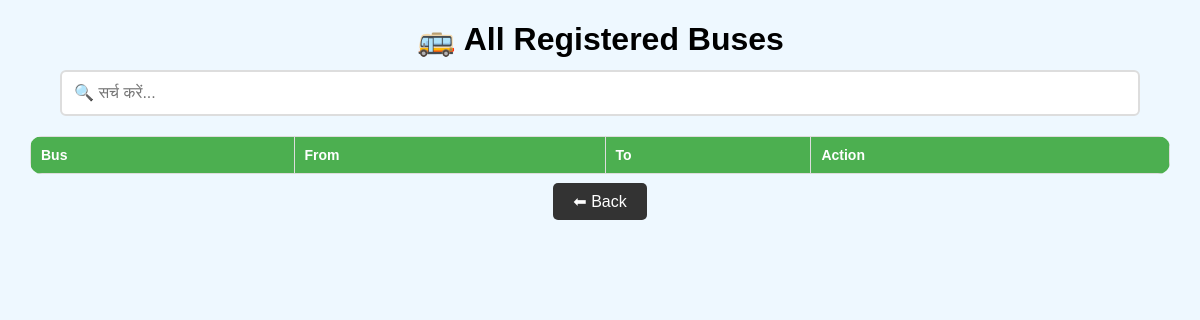
/view-buses, run on an earlier commit of the app's database.
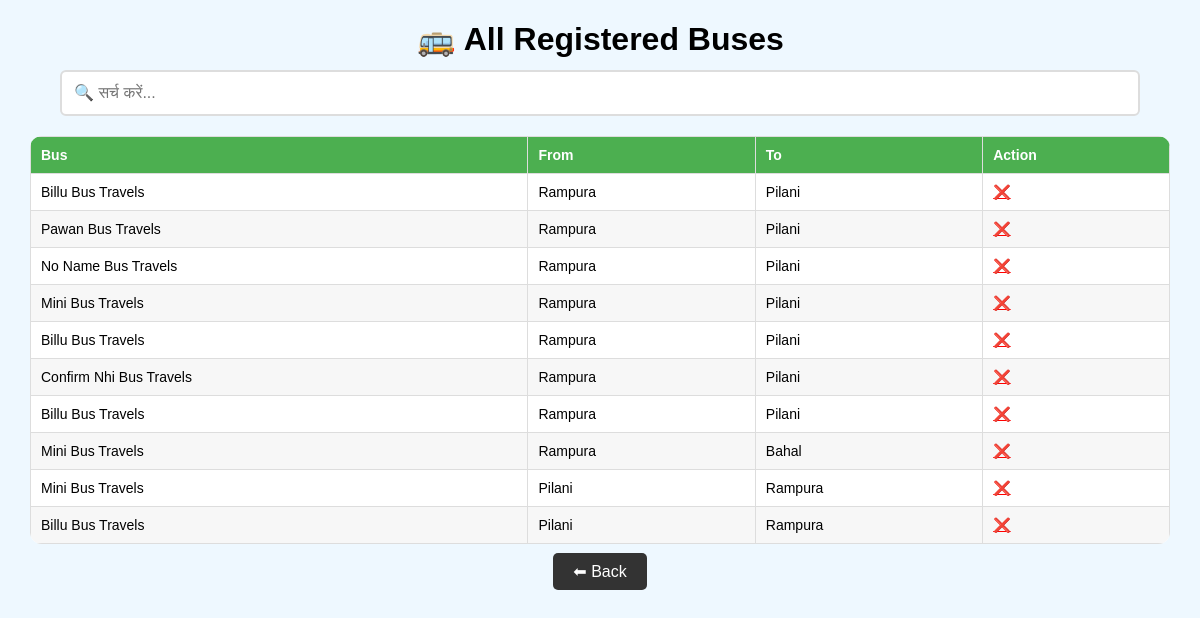
And on a later commit of the database.
### tables this page shows
CREATE TABLE buses (
        id INTEGER PRIMARY KEY AUTOINCREMENT,
        boarding TEXT,
        destination TEXT,
        bus_name TEXT,
        departure_time TEXT,
        route TEXT
    );

### tempCodeRunnerFile.py (the view)
@app.route("/view-buses")
def view_buses():
    conn = get_db_connection()
    all_buses = conn.execute("SELECT * FROM buses").fetchall()
    conn.close()
    return render_template("view_buses.html", buses=all_buses)

### tempCodeRunnerFile.py (called while the page is built)
def get_db_connection():
    conn = sqlite3.connect("database.db")
    conn.row_factory = sqlite3.Row
    return conn

### templates/view_buses.html (shortened to what this page needs)
<!DOCTYPE html>
<html>
<head>
    <link rel="stylesheet" href="{{ url_for('static', filename='style.css') }}">
</head>
<body>
    <div class="container">
        <h1>🚌 All Registered Buses</h1>
        <input type="text" id="busSearchInput" class="search-input" onkeyup="filterBuses()" placeholder="🔍 सर्च करें...">
        <table class="admin-table" id="busesTable">
            <thead>
                <tr>
                    <th>Bus</th>
                    <th>From</th>
                    <th>To</th>
                    <th>Action</th>
                </tr>
            </thead>
            <tbody>
                {% for bus in buses %}
                <tr>
                    <td>{{ bus.bus_name }}</td>
                    <td>{{ bus.boarding }}</td>
                    <td>{{ bus.destination }}</td>
                    <td>
                        <a href="/delete-bus/{{ bus.id }}" onclick="return confirm('क्या आप इसे डिलीट करना चाहते हैं?')" style="color: red; font-weight: bold;">❌</a>
                    </td>
                </tr>
                {% endfor %}
            </tbody>
        </table>
        <br>
        <a href="/dashboard" style="padding: 10px 20px; background: #333; color: white; border-radius: 5px; text-decoration: none;">⬅ Back</a>
    </div>
</body>
</html>

### static/style.css (style rules this page uses)
* { margin:0; padding:0; box-sizing:border-box; font-family:Arial, Helvetica, sans-serif; }
body { background:#eef8ff; }
input { width:100%; padding:15px; margin:12px 0; border:1px solid #ccc; border-radius:10px; font-size:16px; }
table { width:100%; border-collapse:collapse; margin-top:20px; border-radius:12px; overflow:hidden; }
table th { background:#1976d2; color:white; padding:14px; font-size:18px; }
table td { padding:14px; border-bottom:1px solid #ddd; font-size:17px; }
table tr:nth-child(even) { background:#f7f7f7; }

### templates/view_buses.html (style rules this page uses)
.container { text-align: center; margin-top: 20px; font-family: Arial, sans-serif; }
.search-input { width: 90%; padding: 12px; margin-bottom: 20px; border: 2px solid #ddd; border-radius: 6px; }
.admin-table { width: 95%; margin: 0 auto; border-collapse: collapse; background: white; }
.admin-table th, .admin-table td { padding: 10px; border: 1px solid #ddd; text-align: left; font-size: 14px; }
.admin-table th { background-color: #4CAF50; color: white; }

What changed in the data, as far as the page shows it:
added buses: bus_name "Billu Bus Travels", boarding "Rampura", destination "Pilani"
added buses: bus_name "Pawan Bus Travels", boarding "Rampura", destination "Pilani"
added buses: bus_name "No Name Bus Travels", boarding "Rampura", destination "Pilani"
added buses: bus_name "Mini Bus Travels", boarding "Rampura", destination "Pilani"
added buses: bus_name "Billu Bus Travels", boarding "Rampura", destination "Pilani"
added buses: bus_name "Confirm Nhi Bus Travels", boarding "Rampura", destination "Pilani"
added buses: bus_name "Billu Bus Travels", boarding "Rampura", destination "Pilani"
added buses: bus_name "Mini Bus Travels", boarding "Rampura", destination "Bahal"
added buses: bus_name "Mini Bus Travels", boarding "Pilani", destination "Rampura"
added buses: bus_name "Billu Bus Travels", boarding "Pilani", destination "Rampura"
